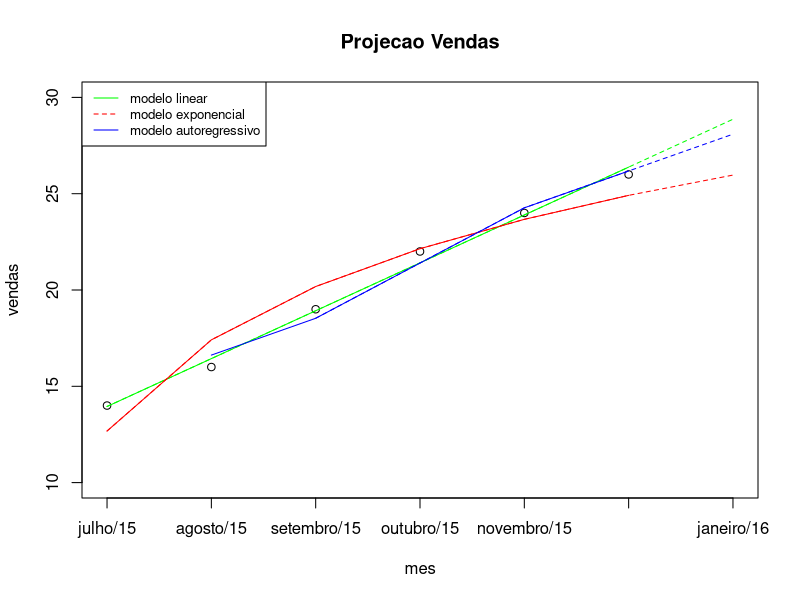

This figure's R source:
install.packages("zoo")
#limpa variaveis da memoria
rm(list = ls())

library(zoo)

#cadastra o nome dos meses
mes_nomes <- c("julho/15", "agosto/15", "setembro/15","outubro/15", "novembro/15", "dezembro/15","janeiro/16")

#define um indice numérico para os meses para estimacao e predicao
mes <- 1:7
dados_pred <- data.frame(mes)
mes <- 1:6

#cadastra o valor de vendas
vendas <- c(14, 16, 19, 22, 24, 26)

#estima um modelo linear para vendas
modelo_linear <- lm(vendas ~ mes)

#mostra o resumo do modelo
summary(modelo_linear)

#projeta linearmente janeiro de 2016
proj_linear <- predict(modelo_linear,newdata=dados_pred)

#estima um modelo exponencial para vendas
modelo_exponencial <- lm(vendas ~ log(mes))

#projeta exponencialemente janeiro de 2016
proj_exponencial <- predict(modelo_exponencial,newdata=dados_pred)

#estima um modelo autoregressivo para vendas
vendas_lag1 <- vendas[1:5]
vendas_norm <- vendas[2:6]

modelo_ar <- lm(vendas_norm ~ vendas_lag1)

#resumo modelo AR
summary(modelo_ar)

#ajusta dados_pred
dados_pred_ar <- data.frame(vendas_lag1 = vendas_norm)

#projeta ar janeiro de 2016
proj_ar <- predict(modelo_ar,newdata=dados_pred_ar)


#plot o grafico com as projecoes
plot(xaxt="n",vendas, main="Projecao Vendas", ylim=c(10,30), xlim=c(1,7) , xlab="mes")

lines(proj_linear, col="green", lty=2)
lines(modelo_linear$fitted.values, col="green", type="l", lwd=1)


lines(proj_exponencial, col="red",lty=2)
lines(modelo_exponencial$fitted.values, col="red",lwd=1)

lines(c(NA,NA,proj_ar), col="blue",lty=2)
lines(c(NA,modelo_ar$fitted.values), col="blue",lwd=1)


legend("topleft", legend=c("modelo linear", "modelo exponencial", "modelo autoregressivo"), col=c("green", "red", "blue"), lty=1:2, cex=0.8)

axis(1, at=1:7, labels=mes_nomes)

